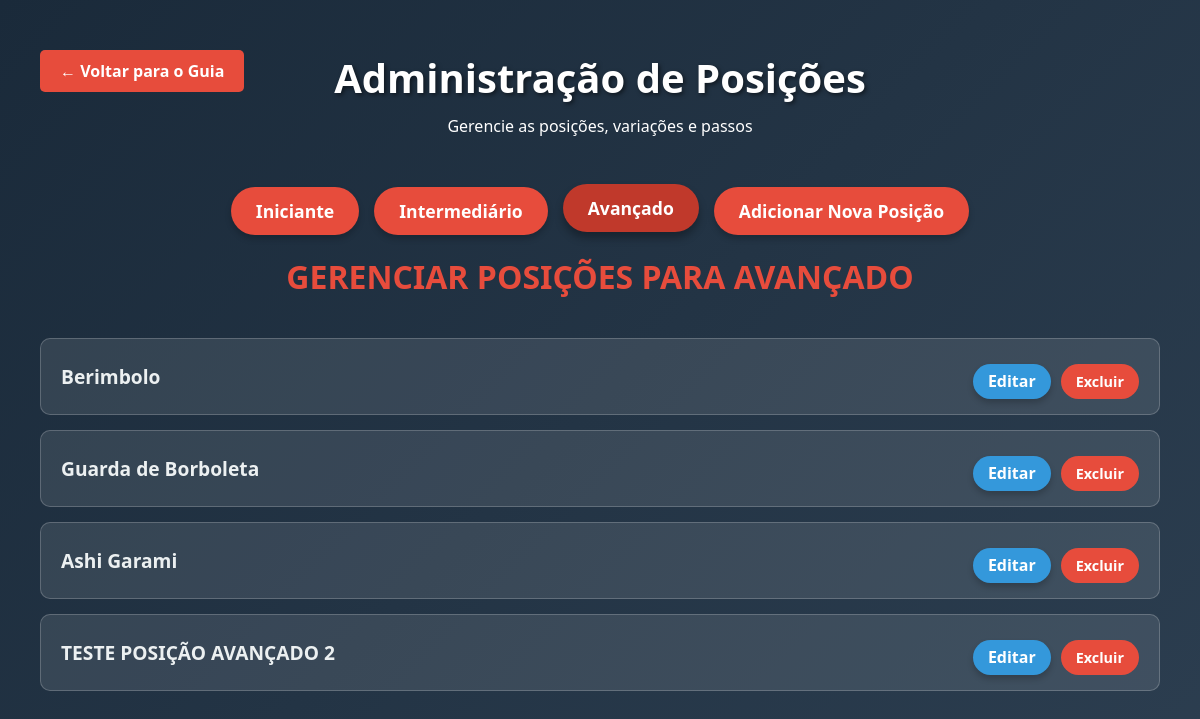
/avancAdm, run on an earlier commit of the app's database.
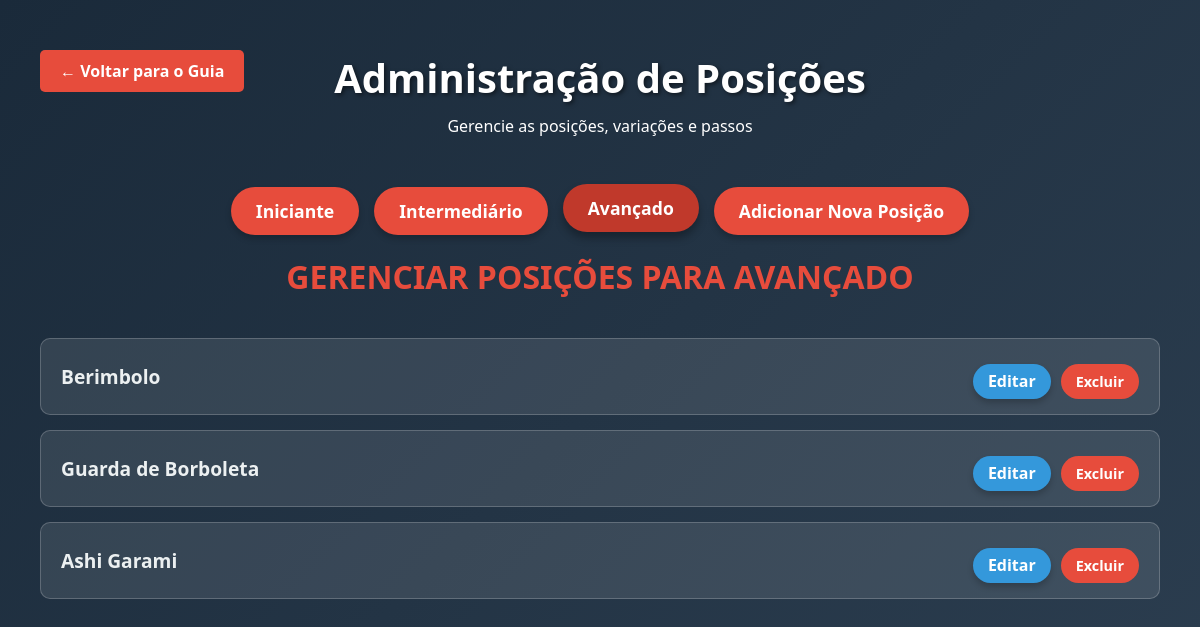
And on a later commit of the database.
### models/guia.py (models this page shows, shortened)
class Position(db.Model):
    __tablename__ = 'positions'
    id = db.Column(db.Integer, primary_key=True)
    name = db.Column(db.String(100), nullable=False)
    description = db.Column(db.Text, nullable=False)
    image = db.Column(db.String(100), nullable=True) # A imagem da posição
    level = db.Column(db.String(50), nullable=False)
    variations = db.relationship('Variation', backref='position', lazy=True, cascade="all, delete-orphan")

### controllers/controller.py (the view)
def avancadm():
    positions = Position.query.filter_by(level='advanced').all()
    return render_template('adm/avanc_adm.html',positions=positions)

### view/adm/avanc_adm.html (shortened to what this page needs)
{% extends 'templates/base.html' %}
    {% block conteudo %}
    <header>
        <div>
            <a href="{{ url_for('guiabjj_route') }}" class="back-button" style="display: block; text-decoration: none;">← Voltar para o Guia</a>
        </div>
        <h1>Administração de Posições</h1>
        <p>Gerencie as posições, variações e passos</p>
    </header>
    <div class="controls admin-controls">
        <a href="{{ url_for('admin_route') }}" class="level-btn">Iniciante</a>
        <a href="{{ url_for('interadm_route') }}" class="level-btn">Intermediário</a>
        <a href="{{ url_for('avancadm_route') }}" class="level-btn active">Avançado</a>
        <a href="{{ url_for('add_position_advanced') }}" class="add-position-btn">Adicionar Nova Posição</a>
    </div>
    <div id="admin-content-container">
        <h2 class="level-header">Gerenciar Posições para Avançado</h2>
        <div class="admin-list">
            {% for position in positions %}
            <div class="admin-position-item">
                <span>{{ position.name }}</span>
                <div class="admin-position-actions">
                    <a class="action-btn edit-btn" href="{{ url_for('edit_position_advanced', position_id=position.id) }}" >Editar</a>
                     <form action="{{ url_for('delete_position_advanced', position_id=position.id) }}" method="post" onsubmit="return confirm('Tem certeza que deseja excluir esta posição?');" >
                        <button class="action-btn delete-btn" type="submit" >Excluir</button>
                    </form>
                </div>
            </div>
            {% endfor %}
        </div>
    </div>
{% endblock %}

What changed in the data, as far as the page shows it:
removed Position: name "TESTE POSIÇÃO AVANÇADO 2"
